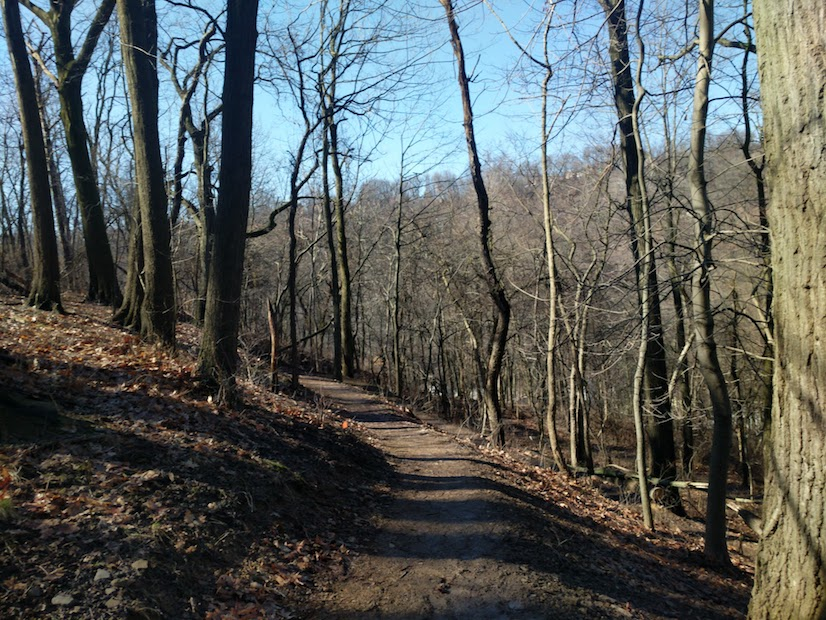
#> input picture ims/trail.jpg, 826 x 620 px
$ jupyter execute fourier_exploratory.ipynb   (shell and % lines are left out)   (older library calls are emulated)
#> lines starting #> are read from the running program, lines starting #| are printed output that depends on the picture
## Stimuli for Psychophysics Experiments based on wavelet representation

[cell 1]
import pywt
import matplotlib.pyplot as plt
import numpy as np

#jupyter notebook settings

[cell 2]
pywt.families()

[cell 3]
#make step function
stim_width = 500
stim_height = 500
step_fun = np.hstack((np.ones((stim_height, stim_width//2)),
                     np.zeros((stim_height, stim_width//2)))
                    )
plt.imshow(step_fun,cmap='Greys_r')
plt.title('Step Function')
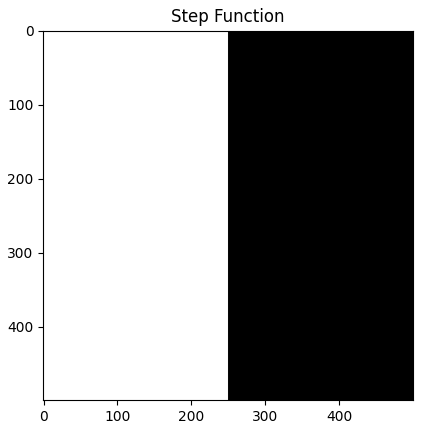
#> figure drawn by matplotlib, 1 panel

[cell 4]
# Copyright (c) 2006-2012 Filip Wasilewski <http://en.ig.ma/>
# Copyright (c) 2012-2016 The PyWavelets Developers
#                         <https://github.com/PyWavelets/pywt>
# See COPYING for license details.

"""
Wavelet Image Blender.
Blend image A with texture extracted from image B by selecting
detail coefficients:
    -----------------     -----------------
    |               |     |               |
    |               |     |               |
    |               |     |               |
    |       A       |     |       B       |
    |               |     |               |
    |               |     |               |
    |               |     |               |
    -----------------     -----------------
            |                     |
     2D DWT |              2D DWT |
            V                     V
    -----------------             ---------          -----------------
    |       |       |             |       |          |               |
    | A(LL) | H(LH) |             | H(LH) |          |               |
    |       |       |             |       |   IDWT   |               |
    -----------------  +  -----------------  ----->  |       C       |
    |       |       |     |       |       |          |               |
    | V(HL) | D(HH) |     | V(HL) | D(HH) |          |               |
    |       |       |     |       |       |          |               |
    -----------------     -----------------          -----------------
                            (details only)
"""

import optparse
import os
import sys
if os.name == 'nt':
    from time import clock  # noqa
else:
    from time import time as clock  # noqa

from PIL import Image  # PIL
import numpy  # http://www.scipy.org

import pywt


def image2array(image):
    """PIL Image to NumPy array"""
    assert image.mode in ('L', 'RGB', 'CMYK')
    arr = numpy.fromstring(image.tobytes(), numpy.uint8)
    arr.shape = (image.size[1], image.size[0], len(image.getbands()))
    return arr.swapaxes(0, 2).swapaxes(1, 2).astype(numpy.float32)


def array2image(arr, mode):
    """NumPy array to PIL Image"""
    arr = arr.swapaxes(1, 2).swapaxes(0, 2)
    arr[arr < 0] = 0
    arr[arr > 255] = 255
    arr = numpy.fix(arr).astype(numpy.uint8)
    return Image.frombytes(mode, arr.shape[1::-1], arr.tobytes())


def load_image(path, mode=None, size=None):
    """Load image"""
#> called with path = './ims/trail.jpg'
    im = Image.open(path)
#> im is the input picture: PIL image 826x620 RGB; mean R, G, B 88.2, 92.9, 90.3
#> call 2 of load_image, with path = './ims/cats.jpg'
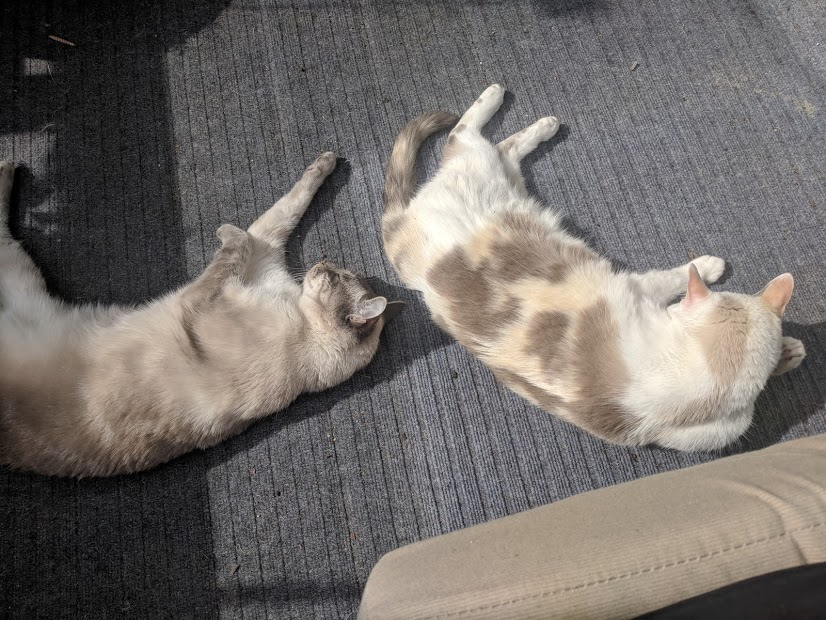
#> input picture ims/cats.jpg, 826 x 620 px
#> in load_image, im is the input picture: PIL image 826x620 RGB; mean R, G, B 114.7, 109.2, 105.4

    if im.mode not in ('L', 'P', 'RGB', 'CMYK'):
        raise TypeError("Image mode must be 'L', 'P', 'RGB' or 'CMYK'")

    if mode is not None:
        if mode == 'P':
            raise ValueError("Mode must be 'L', 'RGB' or 'CMYK'")
        im = im.convert(mode)
    elif im.mode == 'P':
        im = im.convert('RGB')

    if size is not None and im.size != size:
        im = im.resize(size, Image.ANTIALIAS)
    return im


def blend_images(base, texture, wavelet, level, mode='smooth', base_gain=None,
                 texture_gain=None):
    """Blend loaded images at `level` of granularity using `wavelet`"""
#> called with wavelet = 'haar', level = 4, mode = 'smooth'

    base_data = image2array(base)
    texture_data = image2array(texture)
    output_data = []

    # process color bands
    for base_band, texture_band in zip(base_data, texture_data):
        # multilevel dwt
        base_band_coeffs = pywt.wavedec2(base_band, wavelet, mode, level)
        texture_band_coeffs = pywt.wavedec2(texture_band, wavelet, mode, level)

        # average coefficients of base image
        output_band_coeffs = [base_band_coeffs[0]]  # cA
        del base_band_coeffs[0], texture_band_coeffs[0]

        # blend details coefficients
        for n, (base_band_details, texture_band_details) in enumerate(
                zip(base_band_coeffs, texture_band_coeffs)):
            blended_details = []
            for (base_detail, texture_detail) in zip(base_band_details,
                                                     texture_band_details):
                if base_gain is not None:
                    base_detail *= base_gain
                if texture_gain is not None:
                    texture_detail *= texture_gain

                # select coeffs with greater energy
                blended = numpy.where(abs(base_detail) > abs(texture_detail),
                                      base_detail, texture_detail)
                blended_details.append(blended)

            base_band_coeffs[n] = texture_band_coeffs[n] = None
            output_band_coeffs.append(blended_details)

        # multilevel idwt
        new_band = pywt.waverec2(output_band_coeffs, wavelet, mode)
        output_data.append(new_band)
        del new_band, base_band_coeffs, texture_band_coeffs
#> this loop made 3 passes
#> pass 1, in blend_images, `new_band = pywt.waverec2(output_band_coeffs, wavelet, mode)`:
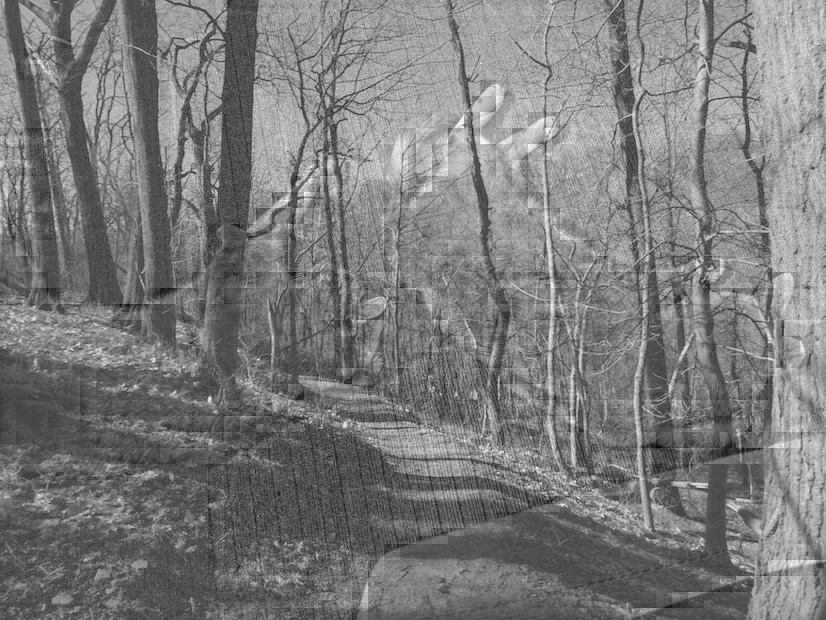
#> new_band: shape (620, 826) float32; min -111.6, max 299.9, mean 88.3; drawn with min black and max white
#> after the loop:
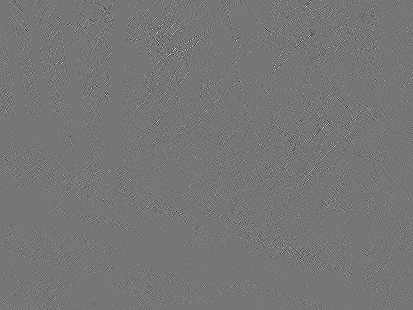
#> base_detail: shape (310, 413) float32; min -93, max 107, mean 0; drawn with min black and max white
#> after the loop:
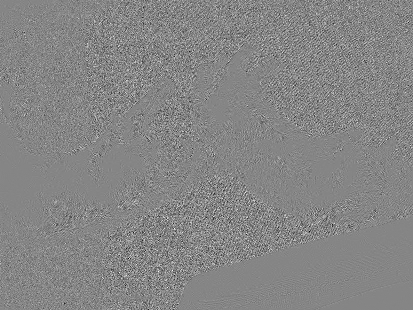
#> texture_detail: shape (310, 413) float32; min -74, max 67, mean 0; drawn with min black and max white
#> after the loop, output_data = 3 items

    del base_data, texture_data
    output_data = numpy.array(output_data)

    return array2image(output_data, base.mode)
#> in array2image, `arr[arr > 255] = 255`:
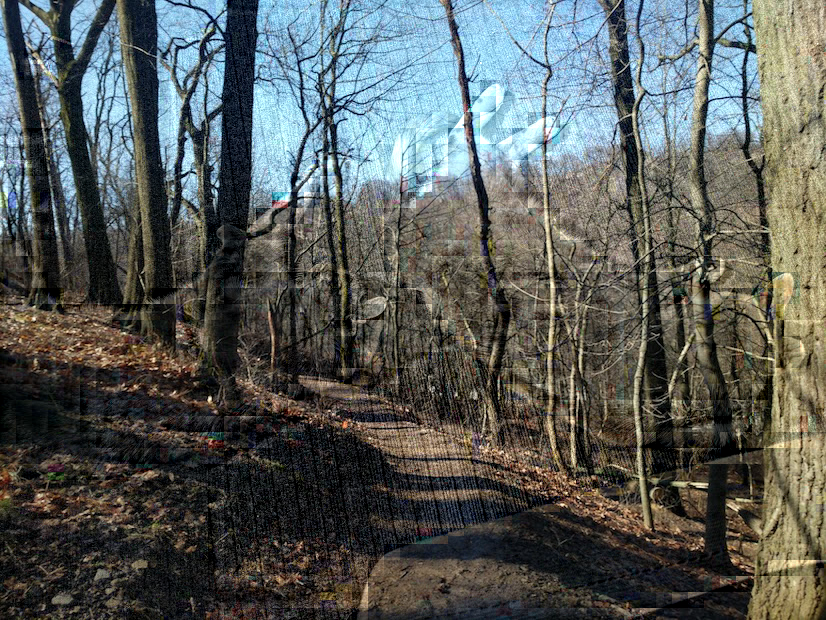
#> arr: shape (620, 826, 3) float32; mean of channels 0, 1, 2 88.7, 93.3, 90.3; drawn as R, G, B


# [50 lines of commented-out code are left out]

[cell 5]
trail = load_image('./ims/trail.jpg')
cats = load_image('./ims/cats.jpg')
base = trail
texture = cats

im1 = blend_images(base, texture, 'haar', 4)
im2 = blend_images(texture, base, 'haar', 4)
#> the loop in blend_images (call 2), `for base_band, texture_band in zip(base_data, texture_data):` made 3 passes
#> pass 1, in blend_images (call 2), `new_band = pywt.waverec2(output_band_coeffs, wavelet, mode)`:
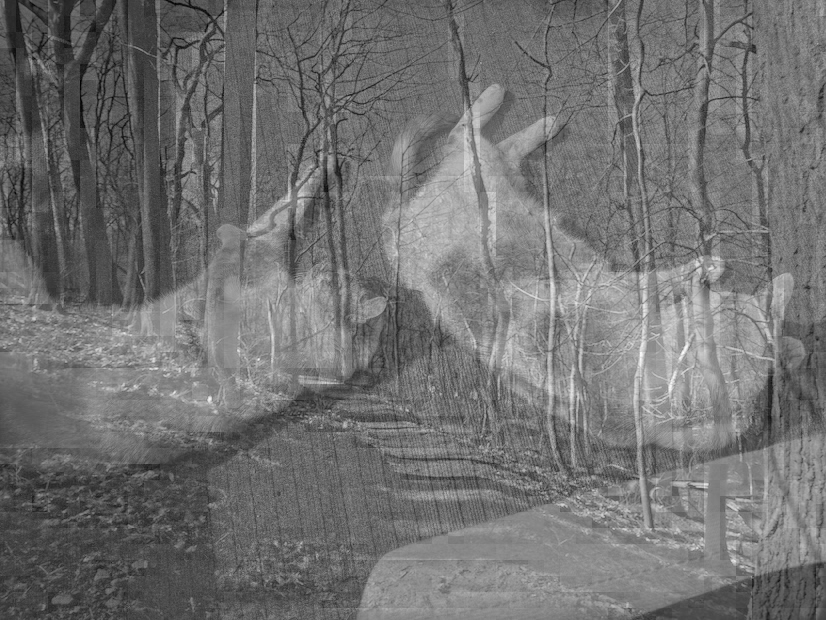
#> new_band: shape (620, 826) float32; min -133.2, max 421.3, mean 114.7; drawn with min black and max white
#> call 2 of array2image, with arr = array of shape (3, 620, 826), mode = 'RGB'
#> in array2image (call 2), `arr[arr > 255] = 255`:
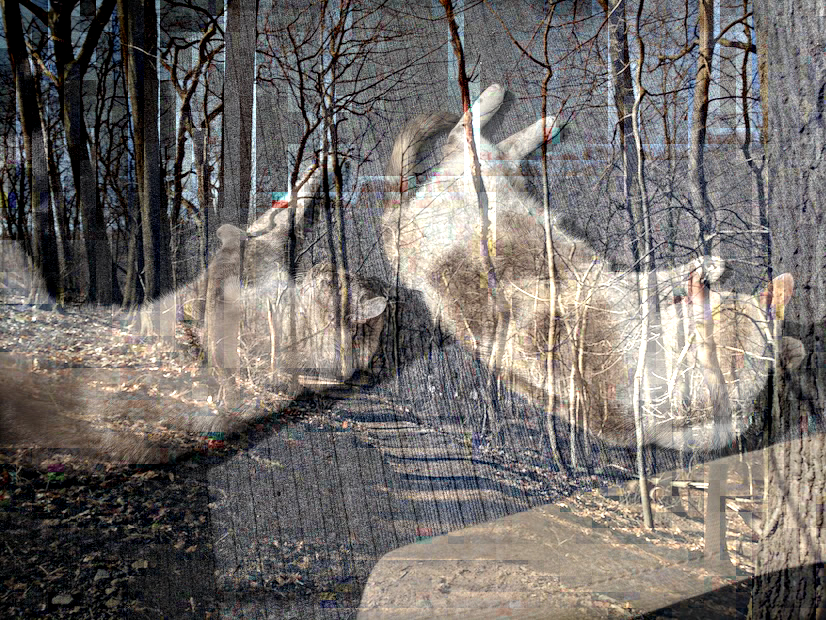
#> arr: shape (620, 826, 3) float32; mean of channels 0, 1, 2 115, 110, 106.4; drawn as R, G, B

plt.subplot(121)
plt.imshow(im1);
plt.axis('off')
plt.subplot(122)
plt.imshow(im2);
plt.axis('off')

[cell 6]
trail_bw = np.mean(trail,axis=2)
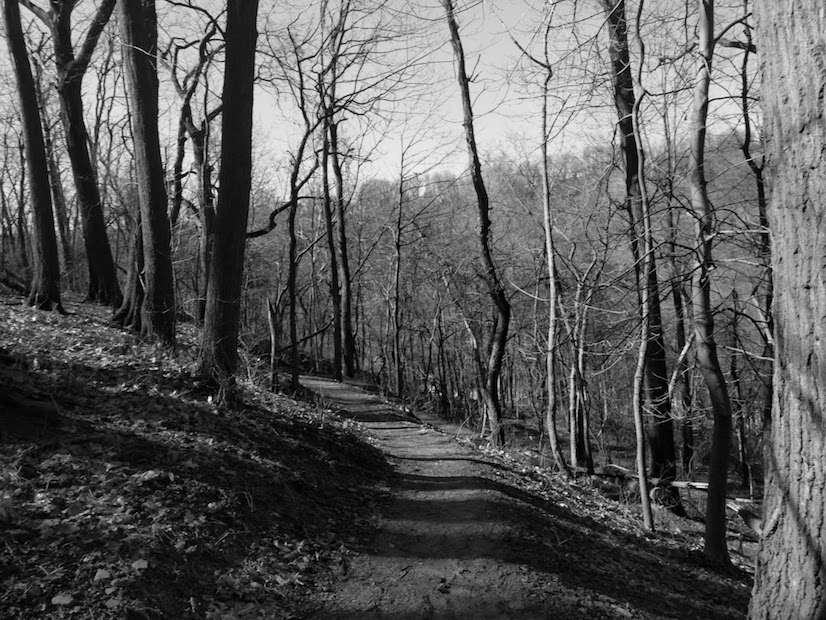
#> trail_bw: shape (620, 826) float64; min 0, max 251.3, mean 90.5
cats_bw = np.mean(cats,axis=2)

im = step_fun
wavelet = 'db4'
mode = 'smooth'
level = 6
missing_levels = 1

# multilevel dwt
im_band_coeffs = pywt.wavedec2(im, wavelet, mode, level)
len(im_band_coeffs)

recon = pywt.waverec2(im_band_coeffs[:-missing_levels], wavelet, mode)

plt.subplot(121)
plt.imshow(im,cmap='Greys_r');
plt.axis('off')
plt.title('img')
plt.subplot(122)
plt.imshow(recon, cmap='Greys_r');
plt.axis('off')
plt.title('recon')
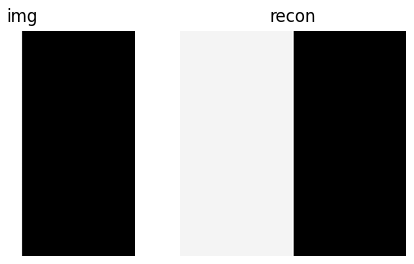
#> figure drawn by matplotlib, 2 panels
